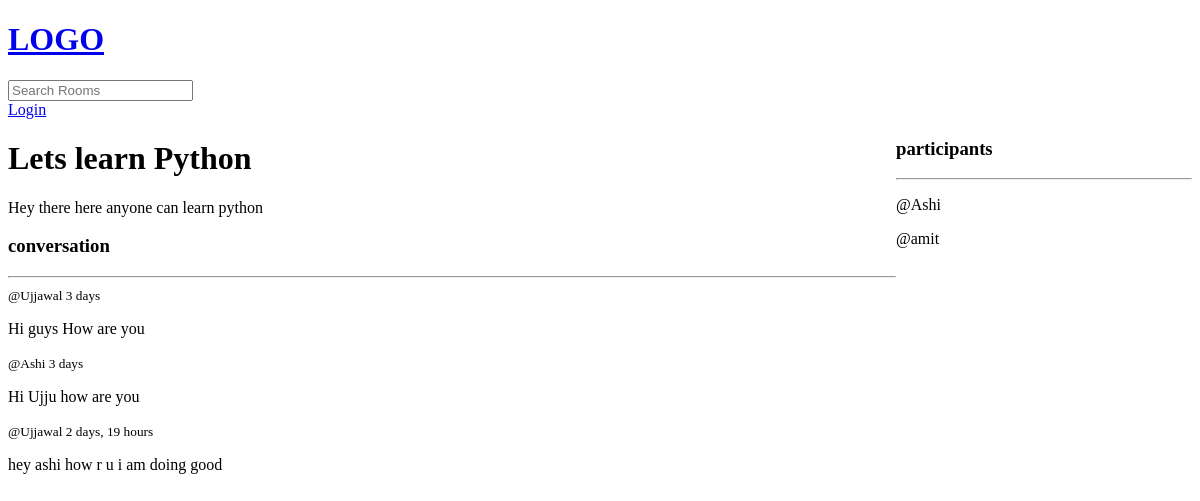
The page /room/3/ on the database as committed earlier.
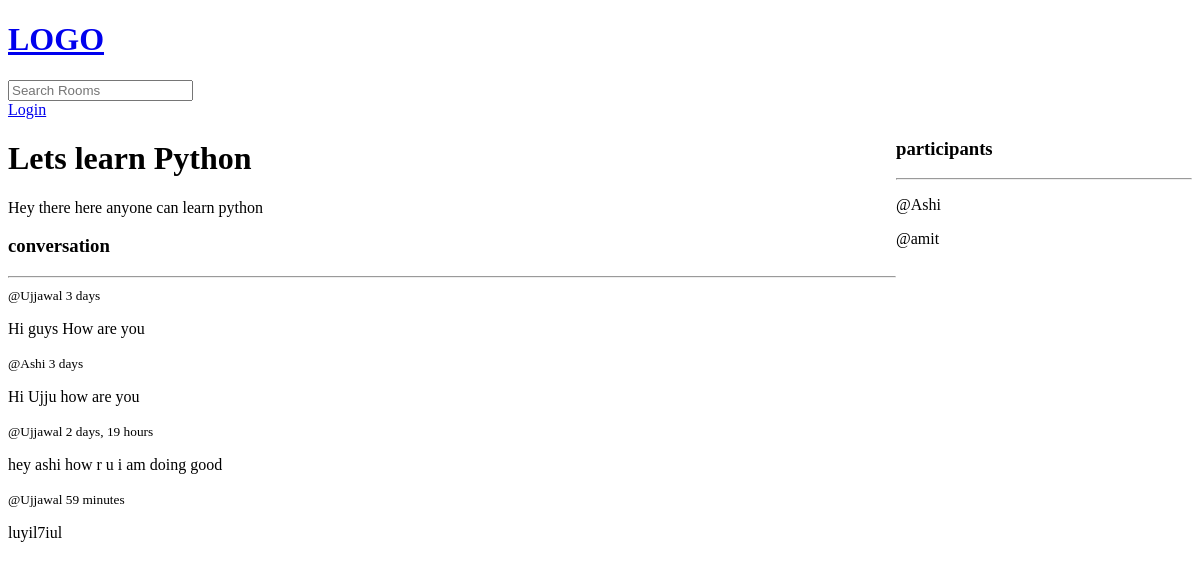
The same page on the database as committed later.
### base/models.py (models this page shows, shortened)
class Message(models.Model):
    user = models.ForeignKey(User, on_delete=models.CASCADE)
    room = models.ForeignKey(Room, on_delete=models.CASCADE)
    body = models.TextField()
    updates = models.DateTimeField(auto_now=True)
    created = models.DateTimeField(auto_now_add=True)

### base/views.py (the view, shortened to what this page needs)
# urls.py: path('room/<str:pk>/', views.room, name="room"),
def room(request,pk):
    room = Room.objects.get(id=pk)
    room_messages = room.message_set.all()
    participants = room.participants.all()
    context = {'room': room ,'room_messages':room_messages,'participants':participants}
    return render(request,'base/room.html',context)

### base/templates/base/room.html (shortened to what this page needs)
{% extends 'main.html' %}
{% block content %}
<div class="room-container">
    <div>
<h1>{{room.name}}</h1>
<p>{{room.description}}</p>
<div class="comment-wrapper">
    <h3>conversation</h3>
    <hr>
    {% for message in room_messages %}
    <div>
        <small>@{{message.user}} {{message.created|timesince}}</small>
        <p>{{message.body}}</p>
    </div>
    {% endfor %}
</div>
</div>
<div>
    <h3>participants</h3>
    <hr>
    {% for user in participants %}
    <div>
        <p>
            @{{user.username}}
        </p>
    </div>
    {% endfor %}
</div>
</div>
{% endblock %}

Rows that differ between the two databases and show on the page:
added Message: user "Ujjawal", created "59 minutes", body "luyil7iul"
